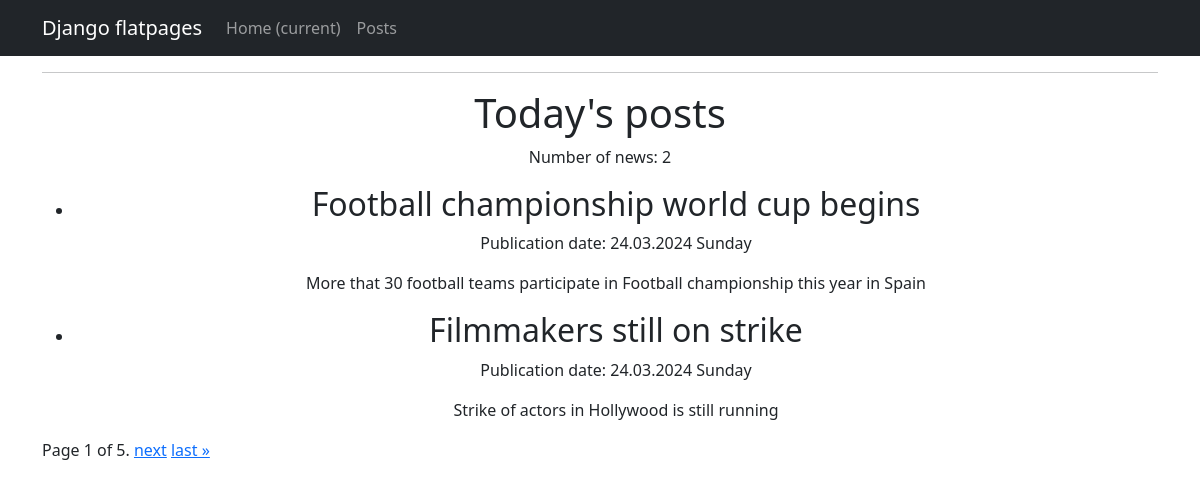
The app's page /posts/, older data.
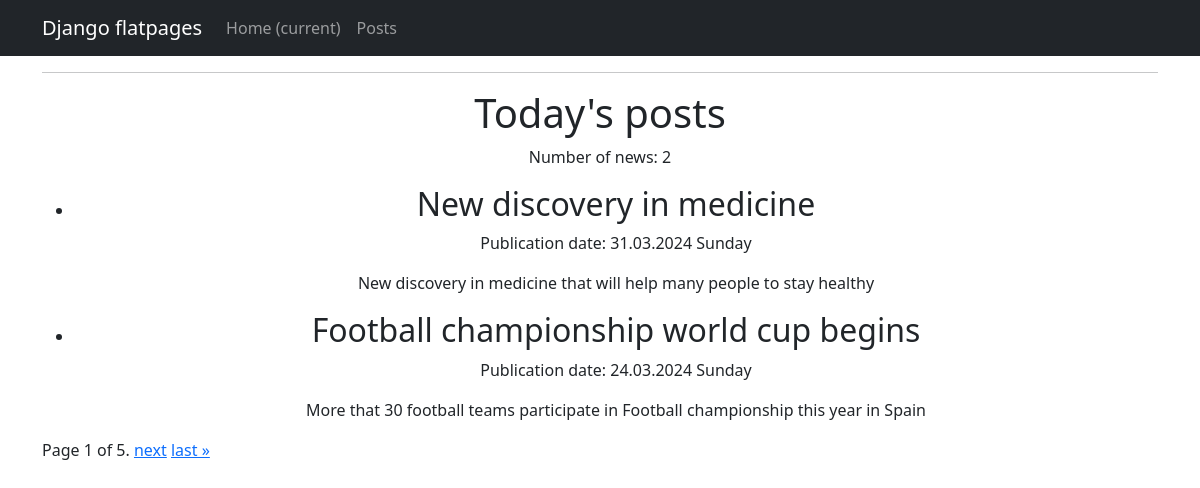
The same page, newer data.
### news/models.py (models this page shows, shortened)
class Post(models.Model):
    ARTICLE = 'article'
    NEWS = 'news'
    POST_CHOICES = [
        (ARTICLE, 'Article'),
        (NEWS, 'News'),
    ]
    author = models.ForeignKey(settings.AUTH_USER_MODEL, on_delete=models.CASCADE, default=1)
    post_type = models.CharField(max_length=7, choices=POST_CHOICES)
    created_at = models.DateTimeField(auto_now_add=True)
    categories = models.ManyToManyField(Category, through='PostCategory')
    title = models.CharField(max_length=200)
    text = models.TextField()
    rating = models.IntegerField(default=0)

### news/views.py (the view)
# urls.py: path('', PostsList.as_view(), name='post_list'),
class PostsList(ListView):
    model = Post
    template_name = 'posts.html'
    context_object_name = 'Posts'
    paginate_by = 2 # вот так мы можем указать количество записей на странице
    def get_queryset(self):
        return Post.objects.order_by('-created_at')

### news/templatetags/custom_filters.py (called while the page is built)
@register.filter
def censor(text):
    if not isinstance(text, str):
        raise ValueError("The censor filter can only be applied to strings.")
    bad_words = ['редиска']  #  слова для цензора
    for word in bad_words:
        pattern = re.compile(r'\b' + re.escape(word) + r'\b', re.IGNORECASE)
        text = pattern.sub(word[0] + '*' * (len(word) - 1), text)
    return text

### templates/posts.html (shortened to what this page needs)
{% extends 'flatpages/default.html' %}
{% load custom_filters %}!
{% load custom_tags %}
{% block content %}
<h1>Today's posts</h1>
    <p>Number of news: {{ Posts|length }}</p>
    <ul>
        {% for post in page_obj %}
            <li>
                <h2>{{ post.title }}</h2>
                <p>Publication date: {{ post.created_at|date:"d.m.Y l" }}</p>
                <p>{{ post.text|truncatewords:30|censor }}</p>
            </li>
        {% endfor %}
    </ul>
<div class="pagination">
    {% if is_paginated %}
        <span class="step-links">
            <span class="current">
                Page {{ page_obj.number }} of {{ page_obj.paginator.num_pages }}.
            </span>
            {% if page_obj.has_next %}
                <a href="?page={{ page_obj.next_page_number }}">next</a>
                <a href="?page={{ page_obj.paginator.num_pages }}">last &raquo;</a>
            {% endif %}
        </span>
    {% else %}
        <p>No results found.</p>
    {% endif %}
</div>
{% endblock %}

Row changes from the older to the newer data that the page shows:
no longer on this page (row unchanged): Post: title "Filmmakers still on strike", created_at "24.03.2024 Sunday", text|censor "Strike of actors in Hollywood is still running"
added Post: title "New discovery in medicine", created_at "31.03.2024 Sunday", text|censor "New discovery in medicine that will help many people to stay healthy"
